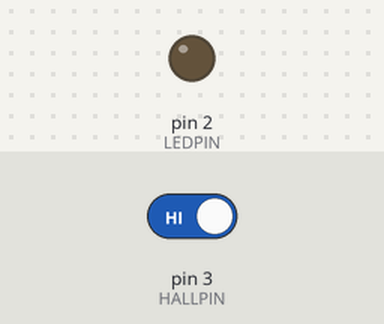
A sketch run on a simulated Arduino Uno, built with avr-gcc and run on an emulated ATmega328P. On the bench: output pins drawn as LEDs (lit = HIGH). The test bench sets the inputs (shaded band); at power-on: pin 3 (HALLPIN) HIGH.

Above: at 1.4 s.
1.5 s: pin 3 (HALLPIN) driven LOW
At 2.0 s:
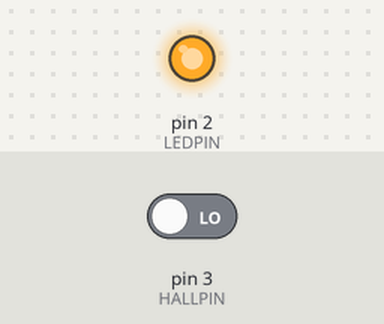
3.1 s: pin 3 (HALLPIN) driven HIGH
At 4.4 s:
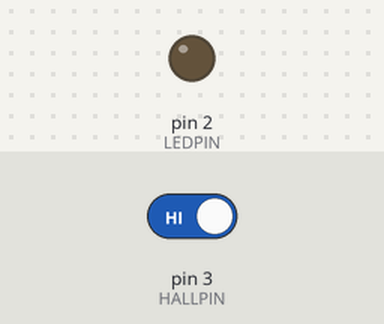
Timing chart, 0 to 6.1 s (numbered marks = the images above; inputs shaded):
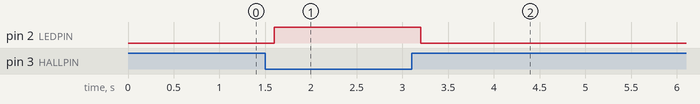

Measured:
- after the input at 1.5 s, pin 2 (LEDPIN): LOW → HIGH after 0.10 s
- after the input at 3.1 s, pin 2 (LEDPIN): HIGH → LOW after 0.10 s

The sketch:

vma313-hall-effect.ino
```cpp
#define DEBUG 0

#if DEBUG
#define DEBUG_PRINTLN(s)  {Serial.println(F(s));}
#else
#define DEBUG_PRINTLN(s)
#endif

#define LEDPIN  2
#define HALLPIN 3

void setup() {
  pinMode(HALLPIN, INPUT);
  pinMode(LEDPIN, OUTPUT);
  Serial.begin(9600);
  DEBUG_PRINTLN("Start...");
}

void loop() {
  delay(200);

  if (LOW == digitalRead(HALLPIN)) {
    digitalWrite(LEDPIN, HIGH);
    DEBUG_PRINTLN("Magnet YES");
  } else {
    digitalWrite(LEDPIN, LOW);
    DEBUG_PRINTLN("Magnet NO");
  }
}
```
